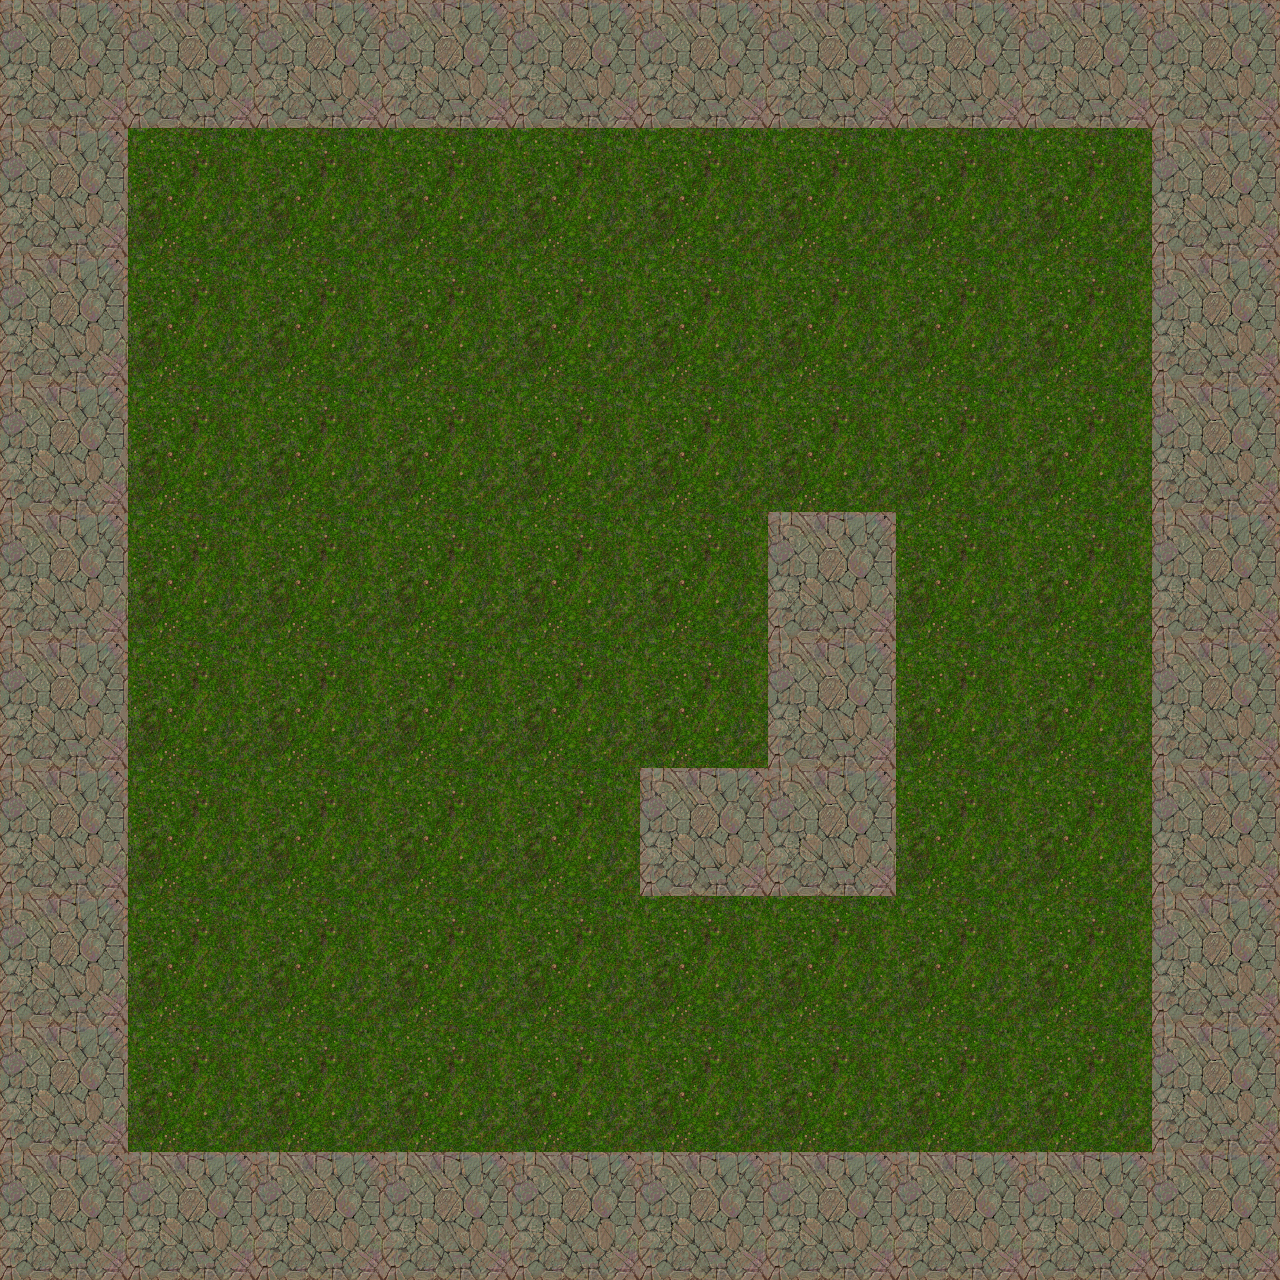

Tiled map render using the project's own tile images. Description and the map definition, with tile-layer contents summarised, below:
An orthogonal 10x10 tile map with 128x128 px tiles, 1 tile layer (Tile Layer 1), 2 tilesets.

<map version="1.0" orientation="orthogonal" width="10" height="10" tilewidth="128" tileheight="128">
 <tileset firstgid="1" name="grass" tilewidth="128" tileheight="128">
  <image source="grass.png" width="128" height="128" />
 </tileset>
 <tileset firstgid="2" name="rock" tilewidth="128" tileheight="128">
  <image source="rocks.png" width="128" height="128" />
 </tileset>
 <layer name="Tile Layer 1" width="10" height="10">
  <data>[100 cells, 100 non-empty, 2 distinct tile ids]</data>
 </layer>
</map>
